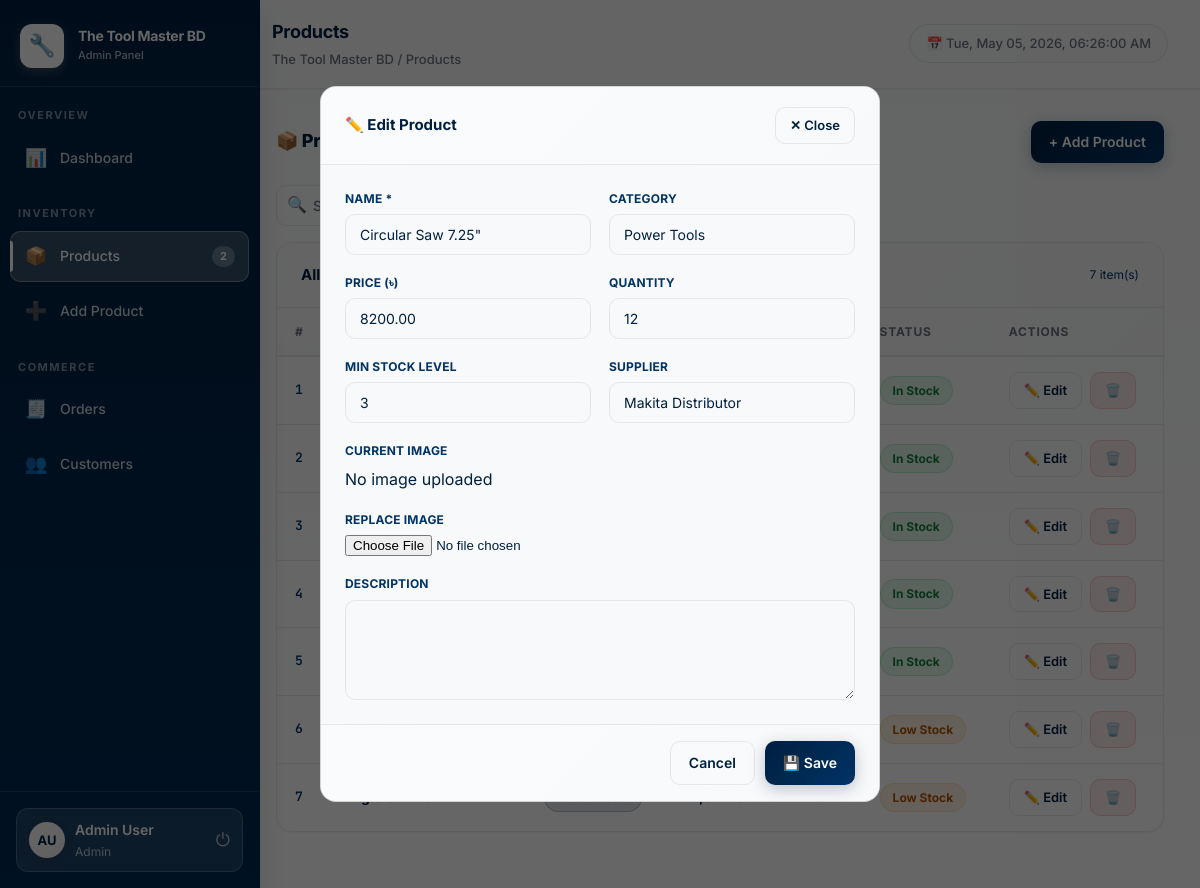
The page /products.php?edit=2 (signed in) on the database its author committed.
### tables this page shows
CREATE TABLE `products` (
  `id` int(11) NOT NULL,
  `name` varchar(200) NOT NULL,
  `category` varchar(100) DEFAULT NULL,
  `price` decimal(12,2) NOT NULL DEFAULT 0.00,
  `quantity` int(11) NOT NULL DEFAULT 0,
  `min_qty` int(11) NOT NULL DEFAULT 5,
  `supplier` varchar(150) DEFAULT NULL,
  `description` text DEFAULT NULL,
  `image_url` varchar(255) DEFAULT NULL,
  `created_at` timestamp NOT NULL DEFAULT current_timestamp()
);

### products.php (the view, shortened to what this page needs)
<?php
require 'layout.php';
$search=trim($_GET['search']??''); $filter=$_GET['filter']??'all';
$where="WHERE 1=1"; $params=[]; $types="";
$stmt=$conn->prepare("SELECT * FROM products $where ORDER BY created_at DESC");
$stmt->execute(); $products=$stmt->get_result();
$edit_id=isset($_GET['edit'])?(int)$_GET['edit']:0; $edit_row=null;
if($edit_id){$es=$conn->prepare("SELECT * FROM products WHERE id=?");$es->bind_param("i",$edit_id);$es->execute();$edit_row=$es->get_result()->fetch_assoc();}
?>
<?php if($edit_row):?>
<div style="background:rgba(0,0,0,.6);position:fixed;inset:0;z-index:200;display:flex;align-items:center;justify-content:center">
  <div style="background:var(--bg2);border:1px solid var(--border2);border-radius:var(--radius-lg);width:560px;max-height:90vh;overflow-y:auto">
    <div class="card-header"><h3>✏️ Edit Product</h3><a href="products.php" class="btn btn-sm btn-ghost">✕ Close</a></div>
    <form method="POST" enctype="multipart/form-data">
      <div class="form-wrap"><div class="form-grid">
        <div class="fg"><label>Name *</label><input type="text" name="name" value="<?=htmlspecialchars($edit_row['name'])?>" required/></div>
        <div class="fg"><label>Category</label><input type="text" name="category" value="<?=htmlspecialchars($edit_row['category']??'')?>"/></div>
        <div class="fg"><label>Price (৳)</label><input type="number" name="price" step="0.01" value="<?=$edit_row['price']?>"/></div>
        <div class="fg"><label>Quantity</label><input type="number" name="quantity" value="<?=$edit_row['quantity']?>"/></div>
        <div class="fg"><label>Min Stock Level</label><input type="number" name="min_qty" value="<?=$edit_row['min_qty']?>"/></div>
        <div class="fg"><label>Supplier</label><input type="text" name="supplier" value="<?=htmlspecialchars($edit_row['supplier']??'')?>"/></div>
        <div class="fg full"><label>Current Image</label><?php if($edit_row['image_url']):?><img src="<?=htmlspecialchars($edit_row['image_url'])?>" alt="Image" style="max-width:100%;border:1px solid var(--border);border-radius:8px;" /><?php else:?>No image uploaded<?php endif;?></div>
        <div class="fg full"><label>Replace Image</label><input type="file" name="image_file" accept="image/*"/></div>
        <div class="fg full"><label>Description</label><textarea name="description"><?=htmlspecialchars($edit_row['description']??'')?></textarea></div>
      </div></div>
      <div class="form-actions"><a href="products.php" class="btn btn-ghost">Cancel</a><button type="submit" class="btn btn-primary">💾 Save</button></div>
    </form>
  </div>
</div>
<?php endif;?>
<div class="page-header"><h2>📦 Products</h2><a href="add_product.php" class="btn btn-primary">+ Add Product</a></div>
<div class="search-row">
  <form method="GET" style="display:flex;gap:10px;flex:1;align-items:center">
    <div class="search-input-wrap"><span class="search-icon">🔍</span><input type="text" name="search" placeholder="Search…" value="<?=htmlspecialchars($search)?>"/></div>
    <button type="submit" class="btn btn-ghost">Filter</button>
  </form>
</div>
<div class="card">
  <div class="card-header"><h3>All Products</h3><span class="text-muted text-sm"><?=$products->num_rows?> item(s)</span></div>
  <div class="tbl-wrap"><table>
    <thead><tr><th>#</th><th>Name</th><th>Category</th><th>Price</th><th>Qty</th><th>Status</th><th>Actions</th></tr></thead>
    <tbody>
    <?php if($products->num_rows>0):$i=1; while($p=$products->fetch_assoc()):
      $st=$p['quantity']==0?['Out of Stock','b-red']:($p['quantity']<=$p['min_qty']?['Low Stock','b-amber']:['In Stock','b-green']);
    ?>
    <tr>
      <td class="td-id"><?=$i++?></td>
      <td>
        <div style="display:flex;align-items:center;gap:10px">
          <strong><?=htmlspecialchars($p['name'])?></strong>
        </div>
      </td>
      <td><span class="badge b-orange"><?=htmlspecialchars($p['category']??'—')?></span></td>
      <td><strong>৳<?=number_format((float)$p['price'],2)?></strong></td>
      <td style="font-weight:700;color:<?=$p['quantity']==0?'var(--red)':($p['quantity']<=$p['min_qty']?'var(--amber)':'var(--green)')?>"><?=$p['quantity']?></td>
      <td><span class="badge <?=$st[1]?>"><?=$st[0]?></span></td>
      <td>
        <a href="products.php?edit=<?=$p['id']?>" class="btn btn-sm btn-ghost">✏️ Edit</a>
        <a href="products.php?delete=<?=$p['id']?>" class="btn btn-sm btn-danger" onclick="return confirm('Delete?')" style="margin-left:4px">🗑️</a>
      </td>
    </tr>
    <?php endwhile; else:?><tr><td colspan="7" class="empty-state"><div class="ei">📦</div>No products found</td></tr><?php endif;?>
    </tbody>
  </table></div>
</div>
  </div></div></div>
</body></html>

### rows shown on the page
products: name "Circular Saw 7.25\"", category "Power Tools", price "8200.00", quantity "12", min_qty "3", supplier "Makita Distributor", quantity+min_qty "In Stock"
products: quantity+min_qty "In Stock"
products: quantity+min_qty "In Stock"
products: quantity+min_qty "In Stock"
products: quantity+min_qty "In Stock"
products: quantity+min_qty "Low Stock"
products: quantity+min_qty "Low Stock"

### other values the page prints
$low_stock "2"
$initials "AU"
$user_name "Admin User"
$user_role "Admin"
$page_title "Products"
$products->num_rows "7"
